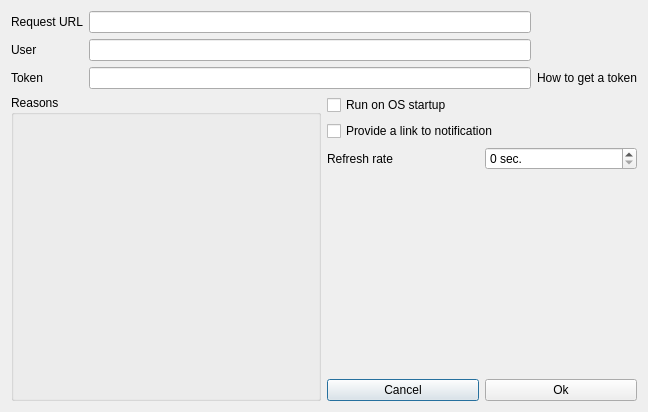
<?xml version="1.0" encoding="UTF-8"?>
<ui version="4.0">
 <class>SettingsWindow</class>
 <widget class="QDialog" name="SettingsWindow">
  <property name="windowModality">
   <enum>Qt::ApplicationModal</enum>
  </property>
  <property name="geometry">
   <rect>
    <x>0</x>
    <y>0</y>
    <width>648</width>
    <height>412</height>
   </rect>
  </property>
  <property name="windowTitle">
   <string>MainWindow</string>
  </property>
  <layout class="QVBoxLayout" name="verticalLayout_7">
   <item>
    <layout class="QVBoxLayout" name="verticalLayout_6">
     <item>
      <layout class="QVBoxLayout" name="verticalLayout_5">
       <item>
        <layout class="QGridLayout" name="gridLayout">
         <item row="0" column="0">
          <widget class="QLabel" name="label">
           <property name="text">
            <string>Request URL</string>
           </property>
          </widget>
         </item>
         <item row="0" column="1">
          <widget class="QLineEdit" name="urlBox"/>
         </item>
         <item row="1" column="0">
          <widget class="QLabel" name="label_2">
           <property name="text">
            <string>User</string>
           </property>
          </widget>
         </item>
         <item row="1" column="1">
          <widget class="QLineEdit" name="userBox"/>
         </item>
         <item row="2" column="0">
          <widget class="QLabel" name="label_3">
           <property name="text">
            <string>Token</string>
           </property>
          </widget>
         </item>
         <item row="2" column="1">
          <widget class="QLineEdit" name="tokenBox"/>
         </item>
         <item row="2" column="2">
          <widget class="QLabel" name="label_4">
           <property name="font">
            <font>
             <pointsize>9</pointsize>
            </font>
           </property>
           <property name="toolTip">
            <string>Go to Settings / Developer settings / Personal access tokens in your GitHub account and generate a new token or use existed one.  Don't forget to allow Notifications scope </string>
           </property>
           <property name="toolTipDuration">
            <number>5000</number>
           </property>
           <property name="text">
            <string>How to get a token</string>
           </property>
           <property name="openExternalLinks">
            <bool>true</bool>
           </property>
          </widget>
         </item>
        </layout>
       </item>
       <item>
        <layout class="QHBoxLayout" name="horizontalLayout_3">
         <item>
          <widget class="QGroupBox" name="groupBox">
           <property name="title">
            <string>Reasons</string>
           </property>
           <layout class="QVBoxLayout" name="verticalLayout_2">
            <item>
             <layout class="QVBoxLayout" name="reasonsLayout"/>
            </item>
           </layout>
          </widget>
         </item>
         <item>
          <layout class="QVBoxLayout" name="verticalLayout_4">
           <item>
            <layout class="QVBoxLayout" name="verticalLayout_3">
             <item>
              <widget class="QCheckBox" name="startupCheck">
               <property name="text">
                <string>Run on OS startup</string>
               </property>
              </widget>
             </item>
             <item>
              <widget class="QCheckBox" name="linkCheck">
               <property name="text">
                <string>Provide a link to notification</string>
               </property>
              </widget>
             </item>
             <item>
              <layout class="QHBoxLayout" name="horizontalLayout">
               <item>
                <widget class="QLabel" name="label_5">
                 <property name="text">
                  <string>Refresh rate</string>
                 </property>
                </widget>
               </item>
               <item>
                <widget class="QSpinBox" name="refreshBox">
                 <property name="suffix">
                  <string> sec.</string>
                 </property>
                 <property name="prefix">
                  <string/>
                 </property>
                 <property name="maximum">
                  <number>3600</number>
                 </property>
                </widget>
               </item>
              </layout>
             </item>
            </layout>
           </item>
           <item>
            <spacer name="verticalSpacer">
             <property name="orientation">
              <enum>Qt::Vertical</enum>
             </property>
             <property name="sizeHint" stdset="0">
              <size>
               <width>20</width>
               <height>40</height>
              </size>
             </property>
            </spacer>
           </item>
           <item>
            <layout class="QHBoxLayout" name="horizontalLayout_2">
             <item>
              <widget class="QPushButton" name="pushButton_2">
               <property name="text">
                <string>Cancel</string>
               </property>
              </widget>
             </item>
             <item>
              <widget class="QPushButton" name="pushButton">
               <property name="text">
                <string>Ok</string>
               </property>
              </widget>
             </item>
            </layout>
           </item>
          </layout>
         </item>
        </layout>
       </item>
      </layout>
     </item>
    </layout>
   </item>
  </layout>
 </widget>
 <resources/>
 <connections>
  <connection>
   <sender>pushButton_2</sender>
   <signal>clicked()</signal>
   <receiver>SettingsWindow</receiver>
   <slot>reject()</slot>
   <hints>
    <hint type="sourcelabel">
     <x>448</x>
     <y>379</y>
    </hint>
    <hint type="destinationlabel">
     <x>506</x>
     <y>310</y>
    </hint>
   </hints>
  </connection>
 </connections>
</ui>
